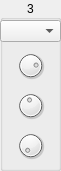
   <widget class="QGroupBox" name="step_3">
    <property name="geometry">
     <rect>
      <x>250</x>
      <y>70</y>
      <width>61</width>
      <height>171</height>
     </rect>
    </property>
    <property name="title">
     <string>3</string>
    </property>
    <property name="alignment">
     <set>Qt::AlignCenter</set>
    </property>
    <widget class="DialKnob" name="ctrl_3">
     <property name="geometry">
      <rect>
       <x>0</x>
       <y>130</y>
       <width>61</width>
       <height>31</height>
      </rect>
     </property>
     <property name="sizePolicy">
      <sizepolicy hsizetype="Fixed" vsizetype="Fixed">
       <horstretch>0</horstretch>
       <verstretch>0</verstretch>
      </sizepolicy>
     </property>
     <property name="minimumSize">
      <size>
       <width>0</width>
       <height>0</height>
      </size>
     </property>
     <property name="maximumSize">
      <size>
       <width>16777215</width>
       <height>16777215</height>
      </size>
     </property>
     <property name="minimum">
      <number>0</number>
     </property>
     <property name="maximum">
      <number>127</number>
     </property>
     <property name="value">
      <number>0</number>
     </property>
     <property name="wrapping">
      <bool>false</bool>
     </property>
     <property name="notchTarget">
      <double>8.000000000000000</double>
     </property>
     <property name="notchesVisible">
      <bool>false</bool>
     </property>
    </widget>
    <widget class="DialKnob" name="velocity_3">
     <property name="geometry">
      <rect>
       <x>0</x>
       <y>50</y>
       <width>61</width>
       <height>31</height>
      </rect>
     </property>
     <property name="sizePolicy">
      <sizepolicy hsizetype="Fixed" vsizetype="Fixed">
       <horstretch>0</horstretch>
       <verstretch>0</verstretch>
      </sizepolicy>
     </property>
     <property name="minimumSize">
      <size>
       <width>0</width>
       <height>0</height>
      </size>
     </property>
     <property name="maximumSize">
      <size>
       <width>16777215</width>
       <height>16777215</height>
      </size>
     </property>
     <property name="minimum">
      <number>0</number>
     </property>
     <property name="maximum">
      <number>127</number>
     </property>
     <property name="value">
      <number>100</number>
     </property>
     <property name="wrapping">
      <bool>false</bool>
     </property>
     <property name="notchTarget">
      <double>8.000000000000000</double>
     </property>
     <property name="notchesVisible">
      <bool>false</bool>
     </property>
    </widget>
    <widget class="DialKnob" name="gate_3">
     <property name="geometry">
      <rect>
       <x>0</x>
       <y>90</y>
       <width>61</width>
       <height>31</height>
      </rect>
     </property>
     <property name="sizePolicy">
      <sizepolicy hsizetype="Fixed" vsizetype="Fixed">
       <horstretch>0</horstretch>
       <verstretch>0</verstretch>
      </sizepolicy>
     </property>
     <property name="minimumSize">
      <size>
       <width>0</width>
       <height>0</height>
      </size>
     </property>
     <property name="maximumSize">
      <size>
       <width>16777215</width>
       <height>16777215</height>
      </size>
     </property>
     <property name="minimum">
      <number>1</number>
     </property>
     <property name="maximum">
      <number>200</number>
     </property>
     <property name="value">
      <number>94</number>
     </property>
     <property name="wrapping">
      <bool>false</bool>
     </property>
     <property name="notchTarget">
      <double>8.000000000000000</double>
     </property>
     <property name="notchesVisible">
      <bool>false</bool>
     </property>
    </widget>
    <widget class="ComboPicker" name="note_3">
     <property name="geometry">
      <rect>
       <x>0</x>
       <y>20</y>
       <width>61</width>
       <height>22</height>
      </rect>
     </property>
    </widget>
   </widget>
